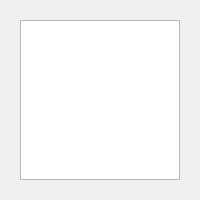
<?xml version="1.0" encoding="UTF-8"?>
<ui version="4.0">
 <class>NoteClass</class>
 <widget class="QDialog" name="NoteClass">
  <property name="geometry">
   <rect>
    <x>0</x>
    <y>0</y>
    <width>200</width>
    <height>200</height>
   </rect>
  </property>
  <property name="windowTitle">
   <string>undefine</string>
  </property>
  <property name="windowIcon">
   <iconset resource="tools.qrc">
    <normaloff>:/picture_tools/icon/picture_tools/icon/icon_main_mainwindow.png</normaloff>:/picture_tools/icon/picture_tools/icon/icon_main_mainwindow.png</iconset>
  </property>
  <property name="windowOpacity">
   <double>5.000000000000000</double>
  </property>
  <widget class="QTextEdit" name="textEdit_main">
   <property name="geometry">
    <rect>
     <x>20</x>
     <y>20</y>
     <width>160</width>
     <height>160</height>
    </rect>
   </property>
   <property name="contextMenuPolicy">
    <enum>Qt::NoContextMenu</enum>
   </property>
   <property name="styleSheet">
    <string notr="true">QTextEdit QScrollBar::vertical {margin: 9px 0px 9px 0px;border-image: url(:/picture_tools/scrollbar/picture_tools/scrollbar_style/line_vertical.png); border: 0px; width: 9px;}
QTextEdit QScrollBar::handle:vertical {border-image: url(:/picture_tools/scrollbar/picture_tools/scrollbar_style/button_vertical.png);min-height:15px;}
QTextEdit QScrollBar::handle:vertical:pressed {border-image: url(:/picture_tools/scrollbar/picture_tools/scrollbar_style/button_vertical.png); }
QTextEdit QScrollBar::add-page:vertical {border-image: url(:/picture_tools/scrollbar/picture_tools/scrollbar_style/line_vertical.png);}
QTextEdit QScrollBar::sub-page:vertical {border-image: url(:/picture_tools/scrollbar/picture_tools/scrollbar_style/line_vertical.png);}
QTextEdit QScrollBar::sub-line:vertical {subcontrol-origin: margin; border: 0px solid black; height:9px}
QTextEdit QScrollBar::add-line:vertical {subcontrol-origin: margin; border: 0px solid black; height:9px}
QTextEdit QScrollBar::down-arrow:vertical { image: url(:/picture_tools/scrollbar/picture_tools/scrollbar_style/down.png); }
QTextEdit QScrollBar::up-arrow:vertical { image: url(:/picture_tools/scrollbar/picture_tools/scrollbar_style/up.png); }
QTextEdit QScrollBar::horizontal {margin: 0px 9px 0px 9px;border-image: url(:/picture_tools/scrollbar/picture_tools/scrollbar_style/line_horizental.png); border: 0px; height: 9px;}
QTextEdit QScrollBar::handle:horizontal {border-image: url(:/picture_tools/scrollbar/picture_tools/scrollbar_style/button_horizental.png);min-width:15px;}
QTableWidget QScrollBar::handle:horizontal:pressed {border-image: url(:/picture_tools/scrollbar/picture_tools/scrollbar_style/button_horizental.png); }
QTableWidget QScrollBar::add-page:horizontal {border-image: url(:/picture_tools/scrollbar/picture_tools/scrollbar_style/button_horizental.png);}
QTableWidget QScrollBar::sub-page:horizontal {border-image: url(:/picture_tools/scrollbar/picture_tools/scrollbar_style/button_horizental.png); }
QTextEdit QScrollBar::add-line:horizontal {subcontrol-origin: margin; border: 0px solid black; width:9px}
QTextEdit QScrollBar::sub-line:horizontal {subcontrol-origin: margin; border: 0px solid black; width:9px}
QTextEdit QScrollBar::left-arrow:horizontal { image: url(:/picture_tools/scrollbar/picture_tools/scrollbar_style/left.png); }
QTableWidget QScrollBar::right-arrow:horizontal {image: url(:/picture_tools/scrollbar/picture_tools/scrollbar_style/right.png); }</string>
   </property>
  </widget>
 </widget>
 <resources>
  <include location="tools.qrc"/>
 </resources>
 <connections/>
</ui>
